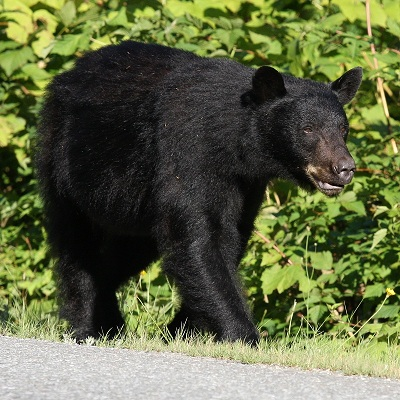
%> input picture college/image-procesing-class/TP3/Urso.jpg, 400 x 400 px
$ octave GAUSSIANTEST.m   (GNU Octave 9; MATLAB toolbox functions it lacks are replaced by stand-ins)
%> lines starting %> are read from the running program, lines starting %| are printed output that depends on the picture
I = imread('Urso.jpg');
%> I is the input picture: size 400x400x3 uint8; mean R, G, B 95.9, 102.7, 67.9
I = rgb2gray(I);
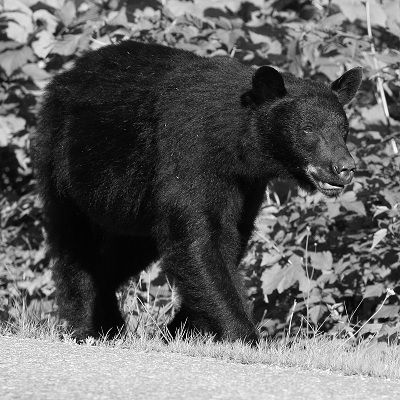
%> I: size 400x400 uint8; min 0, max 255, mean 96.7
for i=1:100
    I = imnoise(I, 'gaussian', 0, .0001);
end
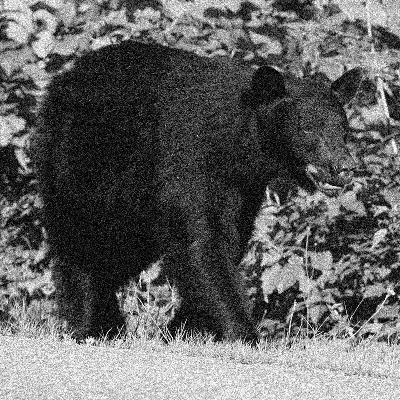
%> I: size 400x400 uint8; min 0, max 255, mean 98.7

figure
subplot(1,2,2)
imshow(I)

subplot(1,2,1)
imhist(I)
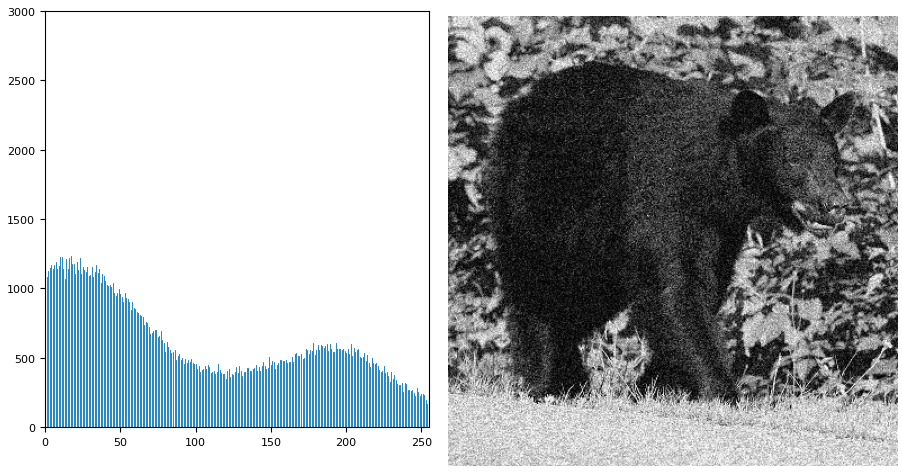
%> figure redrawn from the program's plot data, 2 panels

$ run again, with college/image-procesing-class/TP3/US.jpg copied over college/image-procesing-class/TP3/Urso.jpg
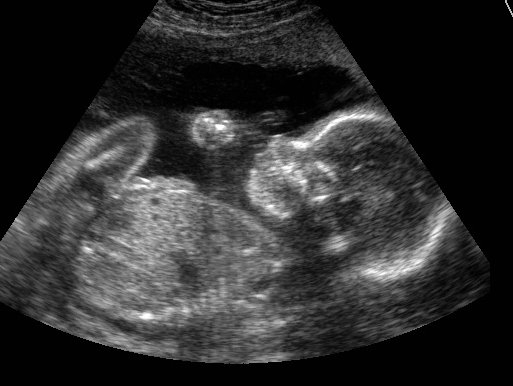
%> input picture college/image-procesing-class/TP3/US.jpg, 513 x 386 px
%> I is the input picture: size 386x513 uint8; min 0, max 255, mean 46.4
%> after the loop `for i=1:100`:
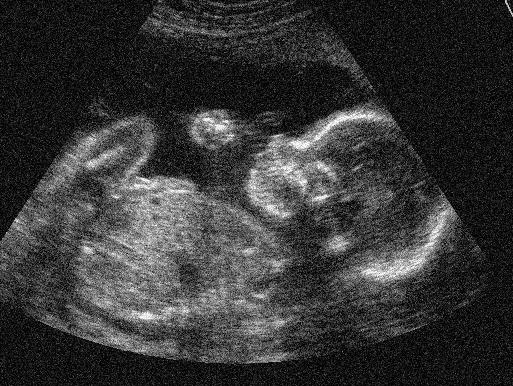
%> I: size 386x513 uint8; min 0, max 255, mean 54.4
%> `imhist(I)`:
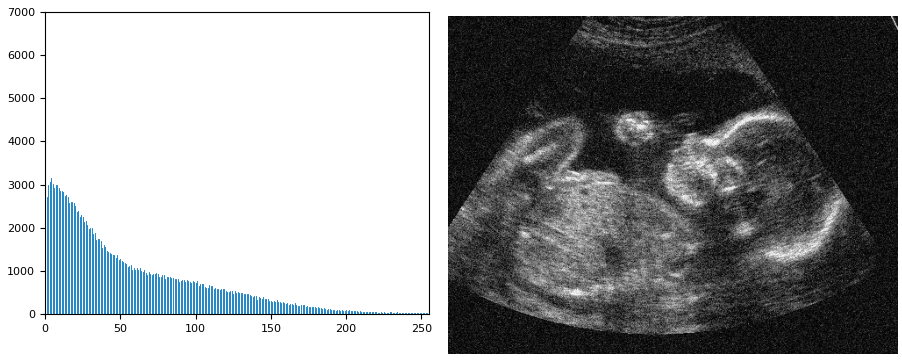
%> figure redrawn from the program's plot data, 2 panels
